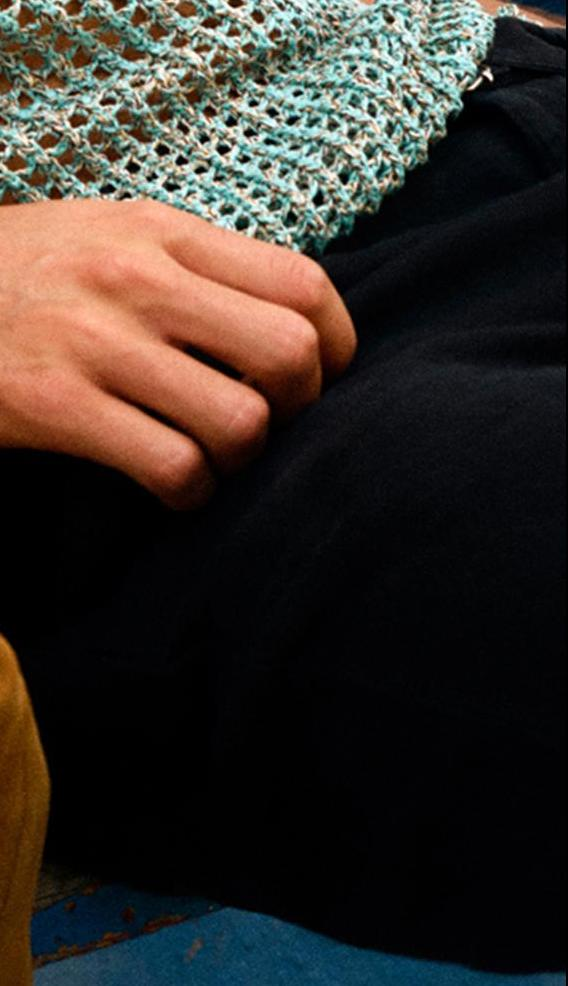
#> input picture data/dataset_entrenar_IA/I_02a3a4444c5d_from_B_5c7c70235031.jpg, 568 x 986 px
$ python -i precompute_colors.py   (imports and definitions only)
#> lines starting #> are read from the running program, lines starting #| are printed output that depends on the picture
import os
import json
import numpy as np
import pandas as pd
from tqdm import tqdm
import cv2

def extract_block_histogram(image_path: str, h_bins=12, s_bins=4, v_bins=4) -> np.ndarray:
    """Extract a 3-stripe (top, middle, bottom) HSV histogram."""
#> called with h_bins = 12, s_bins = 4, v_bins = 4
    try:
        img_bgr = cv2.imread(image_path)
#> img_bgr is the input picture: shape (986, 568, 3); mean B, G, R 43, 48.6, 55.4
        if img_bgr is None:
            return np.zeros(3 * h_bins * s_bins * v_bins, dtype=np.float32)

        # Basic center crop to avoid background noise at the edges
        h, w = img_bgr.shape[:2]
#> h = 986; w = 568
        pad_y, pad_x = int(h * 0.1), int(w * 0.1)
#> pad_y = 98; pad_x = 56
        img_cropped = img_bgr[pad_y:h-pad_y, pad_x:w-pad_x]
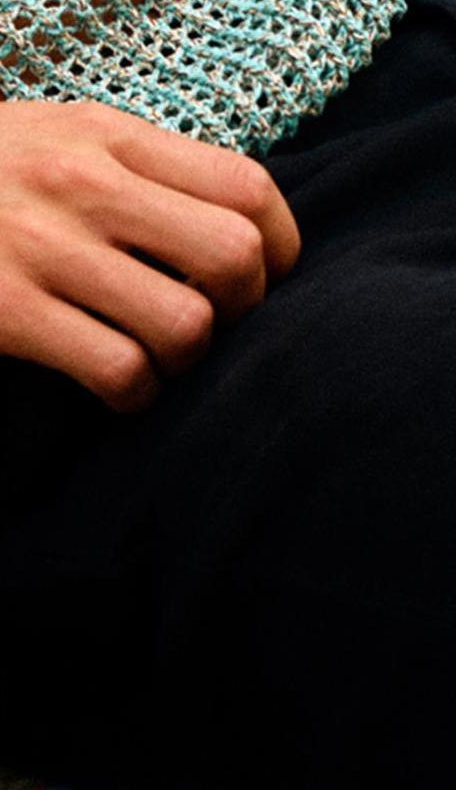
#> img_cropped: shape (790, 456, 3); mean B, G, R 36.4, 42.1, 53.1

        img_hsv = cv2.cvtColor(img_cropped, cv2.COLOR_BGR2HSV)
#> img_hsv: shape (790, 456, 3); mean H, S, V 62.7, 91.4, 57.2

        # Split into 3 vertical blocks (top, middle, bottom)
        h_crop = img_hsv.shape[0]
#> h_crop = 790
        blocks = [
            img_hsv[0 : h_crop // 3, :],             # Top
            img_hsv[h_crop // 3 : 2 * h_crop // 3, :], # Middle
            img_hsv[2 * h_crop // 3 :, :]            # Bottom
        ]

        hists = []
        for block in blocks:
            hist = cv2.calcHist(
                [block], [0, 1, 2], None,
                [h_bins, s_bins, v_bins],
                [0, 180, 0, 256, 0, 256]
            )
            cv2.normalize(hist, hist)
            hists.append(hist.flatten())
#> this loop made 3 passes
#> after the loop, hists = 3 items

        # Concatenate the 3 blocks into a single feature vector
        return np.concatenate(hists)
    except Exception:
        return np.zeros(3 * h_bins * s_bins * v_bins, dtype=np.float32)

def main():
    BASE_DIR = os.path.dirname(os.path.dirname(os.path.abspath(__file__)))
    products_csv = os.path.join(BASE_DIR, "data", "raw", "product_dataset.csv")
    images_dir = os.path.join(BASE_DIR, "data", "images", "products")
    out_file = os.path.join(BASE_DIR, "data", "product_color_hists.json")

    print("INFO:Starting local color histogram pre-computation...")
    df = pd.read_csv(products_csv)
    product_ids = df['product_asset_id'].unique()

    color_dict = {}

    for pid in tqdm(product_ids, desc="Procesando catálogo"):
        img_path = os.path.join(images_dir, f"{pid}.jpg")
        if os.path.exists(img_path):
            hist = extract_block_histogram(img_path)
            # Convert to list of floats for JSON serialization
            color_dict[str(pid)] = [float(x) for x in hist]

    print(f"\nINFO: SUCCESS:Saving {len(color_dict)} histogramas en {out_file}...")
    with open(out_file, "w") as f:
        json.dump(color_dict, f)

    print("INFO: This JSON file will be uploaded to RunPod to skip color calculation during inference.")

# [2 lines not run here, left out]

>>> result = extract_block_histogram('../data/dataset_entrenar_IA/I_02a3a4444c5d_from_B_5c7c70235031.jpg')
#> result = 576 values, max 0.866 at index 384, min 0 at index 15, mean 0.0148
